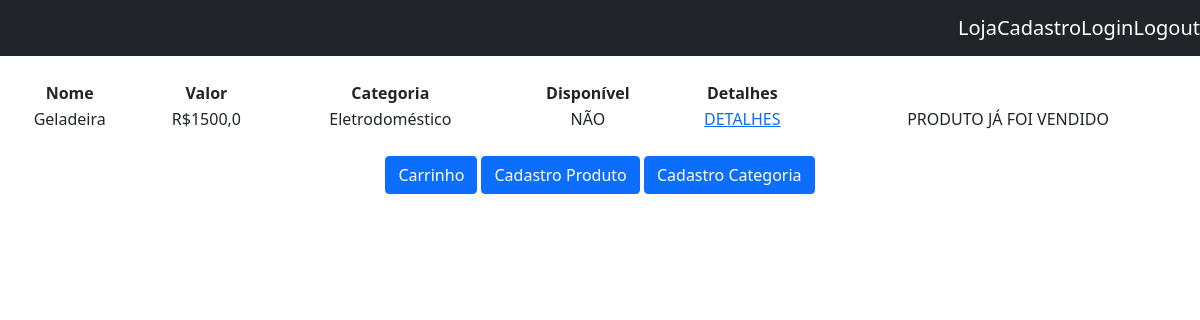
Screenshot of /loja/ (signed in) with the database file from the repository.
### loja/models.py (models this page shows)
class Produto(models.Model):
    nome = models.CharField(max_length=30)
    valor = models.FloatField()
    categoria = models.ForeignKey(Categoria, on_delete=models.CASCADE, default=1)
    vendido = models.BooleanField(default=False)

class Categoria(models.Model):
    nome = models.CharField(max_length=30)
    def __str__(self):
        return self.nome

### loja/views.py (the view)
# urls.py: path('', views.listagem, name='listagem'),
def listagem(request):
    if request.user.is_authenticated:
        produtos = Produto.objects.all()
        produtos_a_exibir = {
            'produtos': produtos
        }
        messages.success(request, 'Login feito com sucesso!')
        return render(request, 'listagem.html', produtos_a_exibir)
    else:
        redirect('login')

### template/listagem.html (shortened to what this page needs)
<!DOCTYPE html>
<html lang="pt-br">
<head>
    <link href="https://cdn.jsdelivr.net/npm/bootstrap@5.1.3/dist/css/bootstrap.min.css" rel="stylesheet">
</head>
<body>
    {% include 'partials/_nav.html' %}
   <br>
   <table style="width: 100%;" >
       <thead>
            <tr>
                <th>Nome</th>
                <th>Valor</th>
                <th>Categoria</th>
                <th>Disponível</th>
                <th>Detalhes</th>
                <th></th>
            </tr>
       </thead>
       <tbody>
        {% for produto in produtos %}
            <tr>
                <td>{{ produto.nome }}</td>
                <td>R${{ produto.valor }}</td>
                <td>{{ produto.categoria }}</td>
                <td>
                    {% if not produto.vendido %}
                        SIM
                    {% else %}
                        NÃO
                    {% endif %}
                </td>
                <td><a href="{% url 'detalhes' produto.id %}">DETALHES</a></td>
                <td>
                    {% if not produto.produto_carro %}
                        {% if produto.vendido == True %}
                            PRODUTO JÁ FOI VENDIDO
                        {% else %}
                        <a href="{% url 'carrinho' %}?produto_id={{ produto.id }}"><button>Adicionar ao carrinho</button></a></td>
                        {% endif %}
                    {% else %}
                        Produto já está no carro
                    {% endif %}
            </tr>
        {% endfor %}
       </tbody>
   </table>
        <br>
    <a href="{% url 'carrinho' %}"><button class="btn btn-primary">Carrinho </button></a>
    <a href="{% url 'cadastro_produto' %}"><button class="btn btn-primary">Cadastro Produto </button></a>
    <a href="{% url 'cadastro_categoria' %}"><button class="btn btn-primary">Cadastro Categoria </button></a>
</body>
</html>

### template/listagem.html (style rules this page uses)
body { text-align: center; }

### rows the page displays
Produto: nome "Geladeira", valor "1500,0", categoria "Eletrodoméstico", vendido "NÃO"
